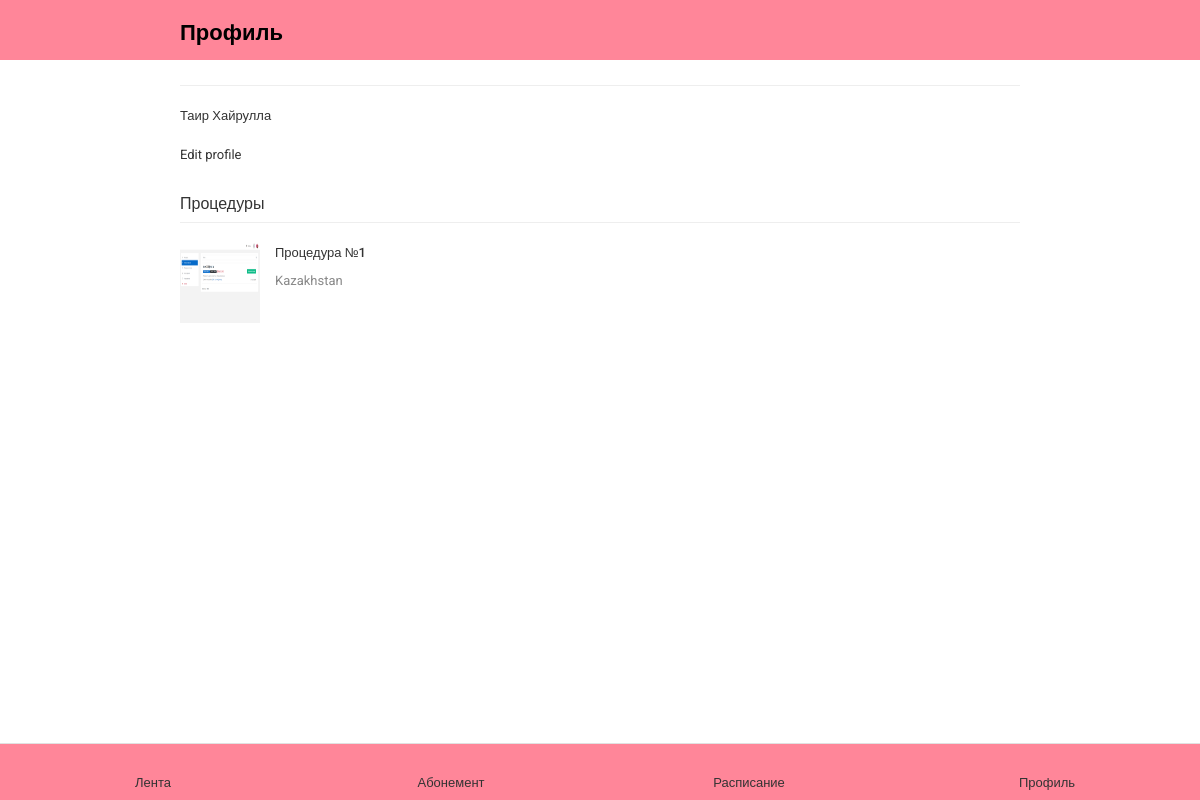
The app's page /main/profile/ (signed in), older data.
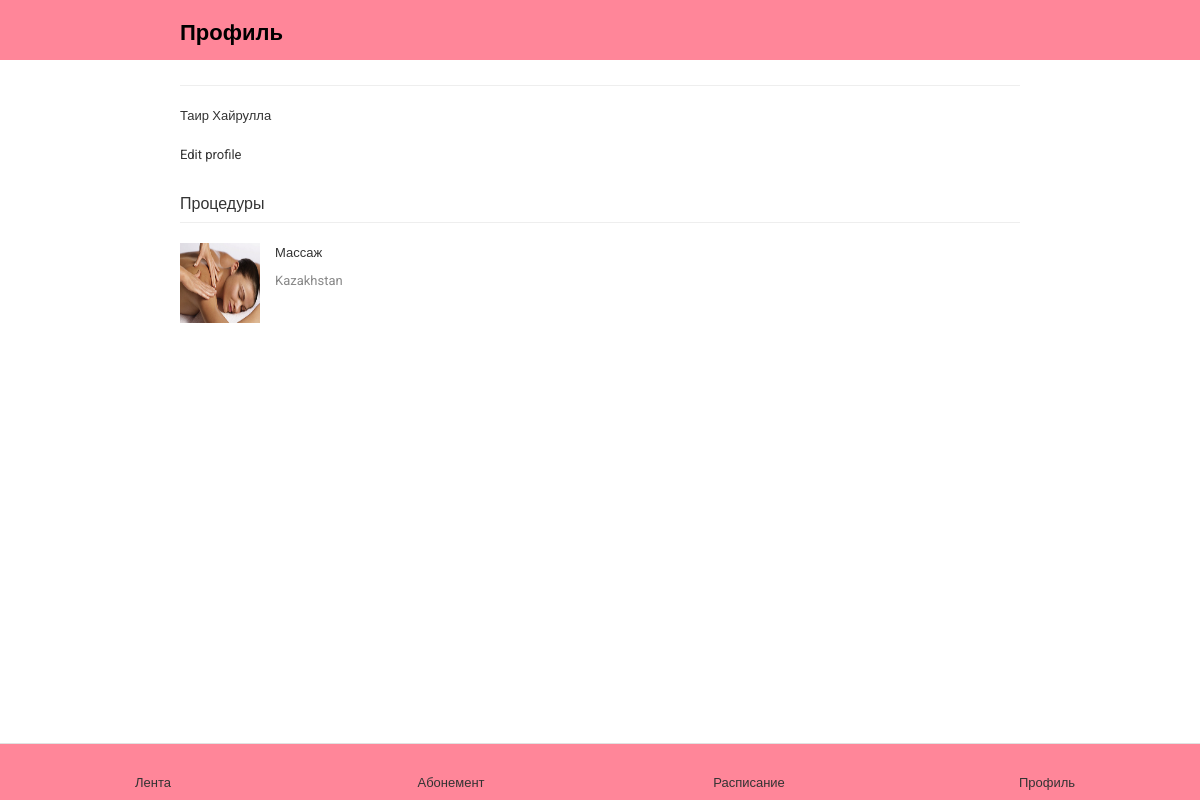
The same page, newer data.
### main_app/models.py (models this page shows, shortened)
class FavoriteProcedure(models.Model):
    user = models.ForeignKey(settings.AUTH_USER_MODEL, on_delete=models.CASCADE)
    procedure = models.ForeignKey(Procedure, on_delete=models.CASCADE)
    created_at = models.DateTimeField(auto_now_add=True)

class Procedure(models.Model):
    title = models.CharField(max_length=100)
    img = models.ImageField(upload_to='images')
    description = models.TextField()
    category = models.ForeignKey(ProcedureCategory, on_delete=models.CASCADE)
    address = models.CharField(max_length=100)
    phone_number = models.CharField(max_length=100)
    duration = models.IntegerField()
    limit = models.IntegerField()

### main_app/views.py (the view)
# urls.py: path('profile/', views.ProfileView.as_view(),name='profile'),
class ProfileView(TemplateResponseMixin, View):
    template_name = 'profile.html'
    def get(self, request, *args, **kwargs):
        favorite_procedures = FavoriteProcedure.objects.filter(user=request.user)
        return self.render_to_response({'favorite_procedures': favorite_procedures
        })

### templates/profile.html (shortened to what this page needs)
{% extends 'base.html' %}
{% load static %}
{% load widget_tweaks %}
{% block content %}
<div class="main-wrapper">
	<div class="navbar">
		<div class="container">
			<div class="panel-control-left">
				<a href="faq.html#" data-activates="slide-out-left" class="sidenav-control-left">
					<div class="site-title">
						<h1>Профиль</h1>
					</div>
				</a>
			</div>
			<div class="panel-control-right">
				<a href="faq.html#" data-activates="slide-out-right" class="sidenav-control-right">
					<i class="fa fa-sign-out" aria-hidden="true"></i>
				</a>
			</div>
		</div>
	</div>
	<div class="blog-single app-pages app-section">
		<div class="container">
			<div class="entry">				<div class="author">
					<div class="entry">
						<strong><a href="#">{{request.user.first_name}}  {{request.user.last_name}}</a></strong>
						<ul>
							<li><a href="blog-single.html"><i class="fa fa-facebook-square"></i></a></li>
							<li><a href="blog-single.html"><i class="fa fa-twitter-square"></i></a></li>
							<li><a href="blog-single.html"><i class="fa fa-google-plus-square"></i></a></li>
							<li><a href="blog-single.html"><i class="fa fa-instagram"></i></a></li>
						</ul>
						<a href="{% url 'main:edit_profile' %}">Edit profile</a>
					</div>
				</div>
				<div class="comment">
					<h6>Процедуры</h6>
					{% for procedure in favorite_procedures %}
					<div class="content">
						<img src="{{procedure.procedure.img.url}}" alt="">
						<div class="entry">
							<strong><a href="{% url 'main:procedure_detail' procedure.procedure.id %}">{{procedure.procedure.title}}</a></strong>
							<p>{{procedure.procedure.address}}</p>
						</div>
					</div>
					{% endfor %}
				</div>
			</div>
		</div>
	</div>
</div>
{% endblock %}

Row changes from the older to the newer data that the page shows:
changed through a linked row, FavoriteProcedure "Kazakhstan": procedure.img: a different picture; procedure "Процедура №1" → "Массаж"
